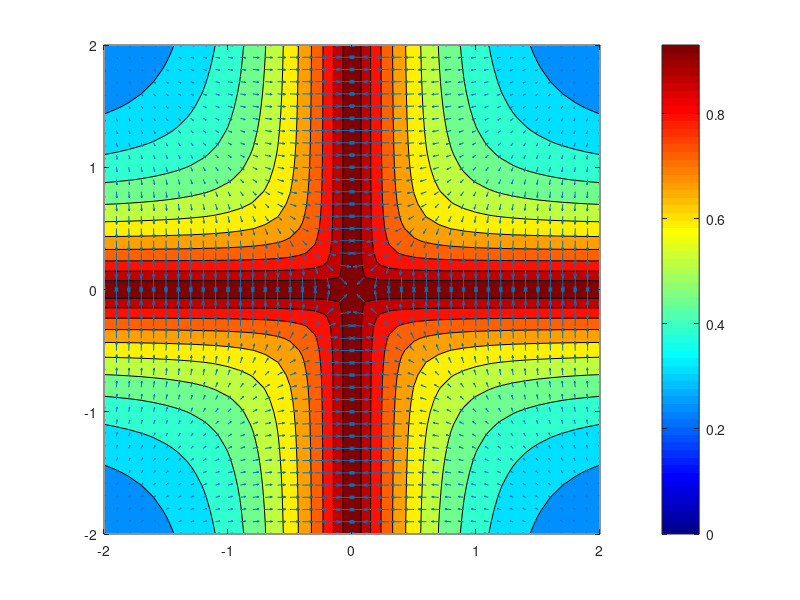

The MATLAB source for this figure:
x = -2:0.1:2;
y = -2:0.1:2;

[xx, yy] = meshgrid(x, y);
top = abs(xx).*abs(yy);
bot = (xx.^2+yy.^2).^0.5;
zz_mesh = exp(-top./bot);

[fx, fy] = gradient(zz_mesh);

contourf(x, y, zz_mesh);
colormap('jet');
colorbar;
hold on;
quiver(xx, yy, fx, fy);